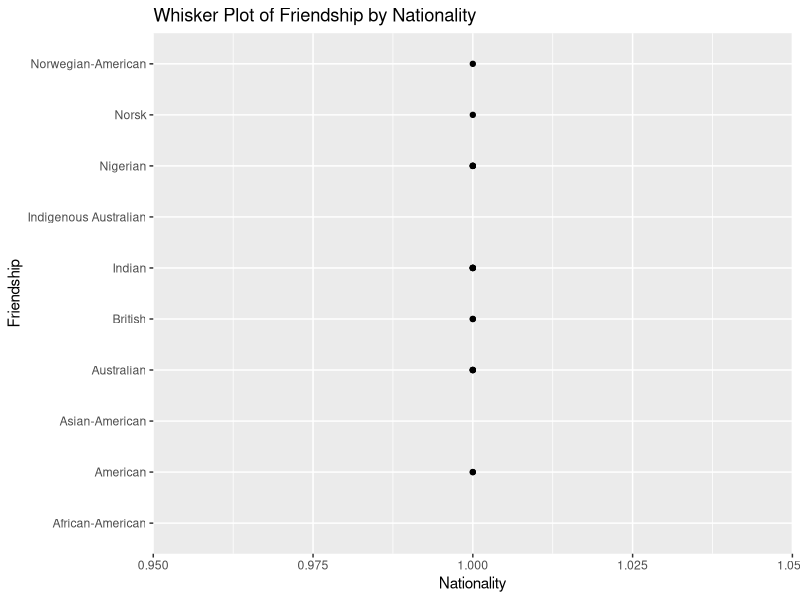
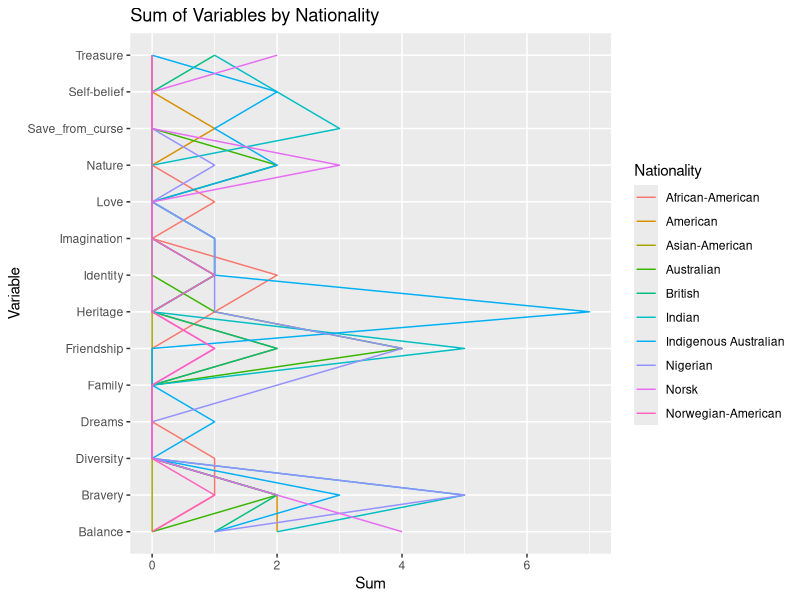
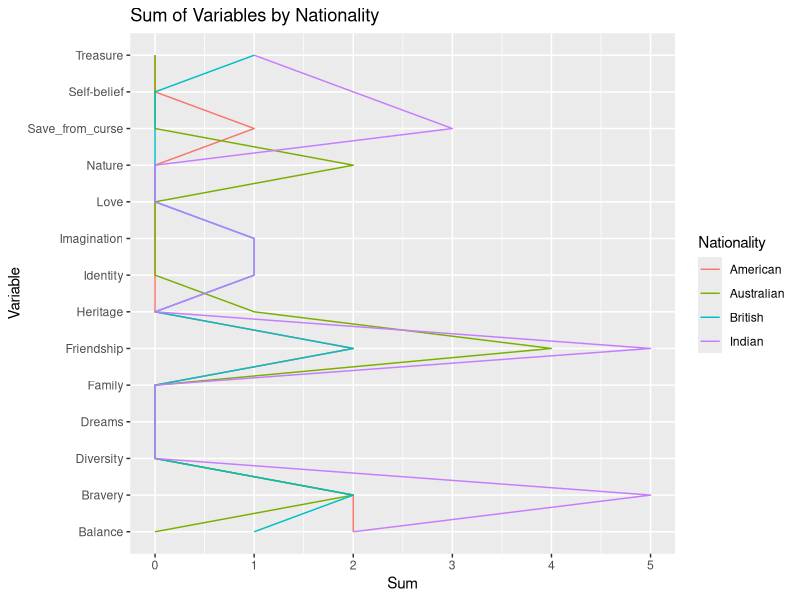

Recreate these plots in R, in order. (Note: this script raises an error after producing the figures.)
library(tidyverse)
library(ggplot2)


stories <- read_csv2("data/ChatGPT-Childrens-stories.csv")

stories %>%
  ggplot(aes(x = Friendship, y = Nationality)) +
  geom_point() +
  labs(x = "Nationality", y = "Friendship") +
  ggtitle("Whisker Plot of Friendship by Nationality")



summary_table <- stories %>%
  group_by(Nationality) %>%
  summarize(across(Friendship:Nature, sum, na.rm = TRUE))

# Melt the summary_table to convert it into long format
melted_table <- tidyr::pivot_longer(summary_table, cols = -Nationality, names_to = "Variable", values_to = "Sum")

# Create the plot
ggplot(melted_table, aes(x = Variable, y = Sum, color = Nationality, group = Nationality)) +
  geom_line() +
  labs(x = "Variable", y = "Sum", color = "Nationality") +
  ggtitle("Sum of Variables by Nationality") +
  coord_flip() 

#---- only big nations

library(ggplot2)

# Filter the summary_table for specific nationalities
filtered_table <- summary_table %>%
  filter(Nationality %in% c("American", "British", "Indian", "Australian"))

# Melt the filtered_table to convert it into long format
melted_table <- tidyr::pivot_longer(filtered_table, cols = -Nationality, names_to = "Variable", values_to = "Sum")

# Create the plot
ggplot(melted_table, aes(x = Variable, y = Sum, color = Nationality, group = Nationality)) +
  geom_line() +
  labs(x = "Variable", y = "Sum", color = "Nationality") +
  ggtitle("Sum of Variables by Nationality") +
  coord_flip()

# HEATMAP

library(ggplot2)

# Create the heatmap
library(ggplot2)

# Get the list of variable names
variable_names <- names(summary_table)[-1]  # Exclude the first column (Nationality)

stories %>% 
  group_by(Nationality) %>% 
  summarise_all()

stories %>% 
  filter(Nationality==c("American", "British", "Indian", "Australian", "Nigerian")) %>% 
  pivot_longer(!Nationality)
  ggplot(aes(x=fct_infreq(Nationality))) +
  geom_bar() +
  labs(fill="", 
       title ="",
       subtitle = "Includes technologies that are involved in more than 200 interactions and verbs used more than 5 times",
       caption = "Based on Rettberg et.al. 2022. A Dataset Documenting Representations of Machine Vision Technologies in Artworks, Games and Narratives. http://doi.org/10.18710/2G0XKN",
       y = "", 
       x = "") +
  theme_minimal() +
  coord_flip() +
  facet_wrap(~fct_infreq(Technology), scales="free_y")





# Calculate total count for each Nationality
total_counts <- stories %>%
  group_by(Nationality) %>%
  summarise(total = n())

# Calculate the sum for each Nationality across specified columns and then join with total_counts
stories %>%
  group_by(Nationality) %>%
  summarise(across(Friendship:Nature, sum, na.rm = TRUE)) %>%
  inner_join(total_counts, by = "Nationality") %>%
  mutate(across(Friendship:Nature, ~ . / total)) %>%
  select(-total)

stories %>% 
  select(Nationality)

df <- stories %>%
  group_by(Nationality) %>%
  summarise(across(Friendship:Nature, sum, na.rm = TRUE)) %>%
  inner_join(total_counts, by = "Nationality") %>%
  mutate(across(Friendship:Nature, ~ . / total)) %>%
  pivot_longer(cols = Friendship:Nature, names_to = "Category", values_to = "Weighted_Count") %>%
  select(-total)

df <- stories %>%
  filter(Nationality %in% c('Australian', 'American', 'Indian', 'Nigerian')) %>%
  select(-Love, -Dreams, -Diversity, -`Self-belief`) %>% 
  group_by(Nationality) %>%
  summarise(across(Friendship:Nature, sum, na.rm = TRUE)) %>%
  inner_join(total_counts, by = "Nationality") %>%
  mutate(across(Friendship:Nature, ~ . / total)) %>%
  pivot_longer(cols = Friendship:Nature, names_to = "Category", values_to = "Weighted_Count") %>%
  select(-total)

df <- stories %>%
  filter(Nationality %in% c('Indigenous Australian', 'African-American')) %>%
  select(-Love, -Dreams, -Diversity, -`Self-belief`) %>% 
  group_by(Nationality) %>%
  summarise(across(Friendship:Nature, sum, na.rm = TRUE)) %>%
  inner_join(total_counts, by = "Nationality") %>%
  mutate(across(Friendship:Nature, ~ . / total)) %>%
  pivot_longer(cols = Friendship:Nature, names_to = "Category", values_to = "Weighted_Count") %>%
  select(-total)

ggplot(df, aes(x = Category, y = Weighted_Count, fill = Nationality)) +
  geom_bar(stat = "identity", position = position_dodge()) +
  facet_wrap(~Nationality, scales = "free") +
  theme(axis.text.x = element_text(angle = 45, hjust = 1)) +
  labs(x = "Lessons learned", y = "Weighted Count", fill = "Nationality")

